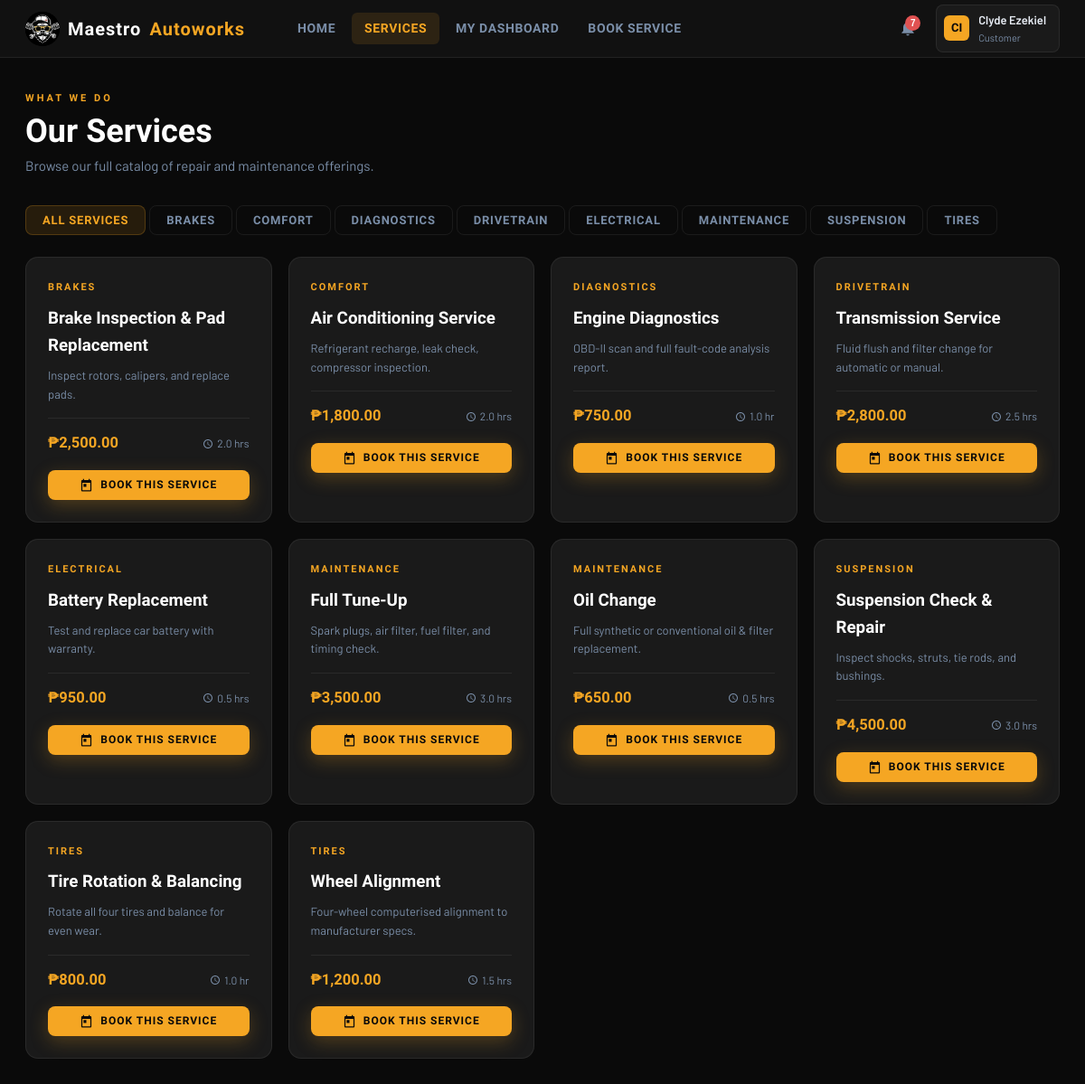
The app's page /services.php (signed in) with its own data.
### tables this page shows
CREATE TABLE `users` (
  `id` int(11) NOT NULL,
  `first_name` varchar(100) NOT NULL,
  `last_name` varchar(100) NOT NULL,
  `username` varchar(100) NOT NULL,
  `email` varchar(150) NOT NULL,
  `password` varchar(255) NOT NULL,
  `role` enum('customer','admin') NOT NULL DEFAULT 'customer',
  `phone` varchar(30) DEFAULT NULL,
  `created_at` timestamp NOT NULL DEFAULT current_timestamp()
);

CREATE TABLE `services` (
  `id` int(11) NOT NULL,
  `name` varchar(150) NOT NULL,
  `description` text DEFAULT NULL,
  `duration_hr` decimal(4,1) NOT NULL DEFAULT 1.0,
  `price` decimal(10,2) DEFAULT NULL,
  `category` varchar(80) DEFAULT NULL,
  `active` tinyint(1) NOT NULL DEFAULT 1
);

### services.php (the view, shortened to what this page needs)
<?php
require 'db.php';
require 'partials/header.php';
$services = $pdo->query(
    "SELECT * FROM services WHERE active = 1 ORDER BY category, name"
)->fetchAll();
$categories = array_unique(array_column($services, 'category'));
?>
<main class="page-shell">
    <div class="page-header">
        <div class="page-label">What We Do</div>
        <div class="page-title">Our Services</div>
        <div class="page-sub">Browse our full catalog of repair and maintenance offerings.</div>
    </div>
    <div class="tabs" id="catTabs">
        <button class="tab-btn active" data-filter="all">All Services</button>
        <?php foreach ($categories as $cat): ?>
            <button class="tab-btn" data-filter="<?= htmlspecialchars($cat) ?>">
                <?= htmlspecialchars($cat) ?>
            </button>
        <?php endforeach; ?>
    </div>
    <div class="services-grid" id="servicesGrid">
        <?php foreach ($services as $svc): ?>
        <div class="service-card" data-category="<?= htmlspecialchars($svc['category']) ?>">
            <div class="service-category"><?= htmlspecialchars($svc['category']) ?></div>
            <div class="service-name"><?= htmlspecialchars($svc['name']) ?></div>
            <div class="service-desc"><?= htmlspecialchars($svc['description']) ?></div>
            <div class="service-meta">
                <div class="service-price">₱<?= number_format($svc['price'],2) ?></div>
                <div class="service-dur">
                    <svg viewBox="0 0 24 24"><path d="M11.99 2C6.47 2 2 6.48 2 12s4.47 10 9.99 10C17.52 22 22 17.52 22 12S17.52 2 11.99 2zM12 20c-4.42 0-8-3.58-8-8s3.58-8 8-8 8 3.58 8 8-3.58 8-8 8zm.5-13H11v6l5.25 3.15.75-1.23-4.5-2.67V7z"/></svg>
                    <?= number_format($svc['duration_hr'],1) ?> hr<?= $svc['duration_hr'] != 1 ? 's' : '' ?>
                </div>
            </div>
            <div style="margin-top:16px;">
                <a href="book.php?service=<?= $svc['id'] ?>" class="btn btn-primary btn-sm" style="width:100%;justify-content:center;">
                    <svg viewBox="0 0 24 24"><path d="M19 3h-1V1h-2v2H8V1H6v2H5c-1.1 0-2 .9-2 2v16c0 1.1.9 2 2 2h14c1.1 0 2-.9 2-2V5c0-1.1-.9-2-2-2zm0 18H5V8h14v13zM7 10h5v5H7z"/></svg>
                    Book This Service
                </a>
            </div>
        </div>
        <?php endforeach; ?>
    </div>
</main>
<?php require 'partials/footer.php'; ?>

### partials/header.php (shortened to what this page needs)
<?php
$currentUser = $pdo->prepare("SELECT id, first_name, last_name, username, role FROM users WHERE id = ?");
$currentUser->execute([$_SESSION['user_id']]);
$me = $currentUser->fetch();
$unreadStmt = $pdo->prepare("SELECT COUNT(*) FROM notifications WHERE user_id = ? AND is_read = 0");
$unreadStmt->execute([$me['id']]);
$unreadCount = (int)$unreadStmt->fetchColumn();
$initials = strtoupper(substr($me['first_name'],0,1) . substr($me['last_name'],0,1));
$isAdmin  = ($me['role'] === 'admin');
$currentPage = basename($_SERVER['PHP_SELF'], '.php');
?>
<!DOCTYPE html>
<html lang="en">
<head>
    <link rel="stylesheet" href="app.css">
</head>
<body>
<div class="app-body">
<header class="topbar">
    <a href="<?= $isAdmin ? 'admin_dashboard.php' : 'dashboard.php' ?>" class="topbar-logo">
        <div class="logo-badge">
            <img src="logo.png" alt="Maestro Autoworks Logo">
        </div>
        Maestro<span style="color:var(--yellow)">Autoworks</span>
    </a>
    <nav class="topbar-nav">
        <a href="home.php"      class="<?= $currentPage==='home'      ?'active':'' ?>">Home</a>
        <a href="services.php"  class="<?= $currentPage==='services'  ?'active':'' ?>">Services</a>
        <?php if ($isAdmin): ?>
            <a href="admin_dashboard.php" class="<?= $currentPage==='admin_dashboard'?'active':'' ?>">Dashboard</a>
            <a href="admin_appointments.php" class="<?= $currentPage==='admin_appointments'?'active':'' ?>">Appointments</a>
            <a href="admin_reports.php"  class="<?= $currentPage==='admin_reports' ?'active':'' ?>">Reports</a>
            <a href="admin_pms.php"     class="<?= $currentPage==='admin_pms'     ?'active':'' ?>">Repair Tracker</a>
        <?php else: ?>
            <a href="dashboard.php"    class="<?= $currentPage==='dashboard'    ?'active':'' ?>">My Dashboard</a>
            <a href="book.php"         class="<?= $currentPage==='book'         ?'active':'' ?>">Book Service</a>
        <?php endif; ?>
    </nav>
    <div class="topbar-right">
        <div style="position:relative;">
            <button class="notif-btn" id="notifBtn" aria-label="Notifications">
                <?php if ($unreadCount > 0): ?>
                    <span class="notif-badge"><?= $unreadCount > 9 ? '9+' : $unreadCount ?></span>
                <?php endif; ?>
            </button>
        </div>
        <div style="position:relative;">
            <div class="user-chip" id="userChip">
                <div class="user-avatar"><?= $initials ?></div>
                <div>
                    <div class="user-name"><?= htmlspecialchars($me['first_name']) ?></div>
                    <div class="user-role"><?= ucfirst($me['role']) ?></div>
                </div>
            </div>
        </div>
    </div>
</header>

### records on screen
users: initials "CI", first_name "Clyde Ezekiel", role "Customer"
services: category "BRAKES", name "Brake Inspection & Pad Replacement", description "Inspect rotors, calipers, and replace pads.", price "2,500.00", duration_hr "2.0"
services: category "COMFORT", name "Air Conditioning Service", description "Refrigerant recharge, leak check, compressor inspection.", price "1,800.00", duration_hr "2.0"
services: category "DIAGNOSTICS", name "Engine Diagnostics", description "OBD-II scan and full fault-code analysis report.", price "750.00", duration_hr "1.0"
services: category "DRIVETRAIN", name "Transmission Service", description "Fluid flush and filter change for automatic or manual.", price "2,800.00", duration_hr "2.5"
services: category "ELECTRICAL", name "Battery Replacement", description "Test and replace car battery with warranty.", price "950.00", duration_hr "0.5"
services: category "MAINTENANCE", name "Full Tune-Up", description "Spark plugs, air filter, fuel filter, and timing check.", price "3,500.00", duration_hr "3.0"
services: category "MAINTENANCE", name "Oil Change", description "Full synthetic or conventional oil & filter replacement.", price "650.00", duration_hr "0.5", $svc['id'] 1 (drawn)
services: category "SUSPENSION", name "Suspension Check & Repair", description "Inspect shocks, struts, tie rods, and bushings.", price "4,500.00", duration_hr "3.0", $svc['id'] 10 (drawn)
services: category "TIRES", name "Tire Rotation & Balancing", description "Rotate all four tires and balance for even wear.", price "800.00", duration_hr "1.0"
services: category "TIRES", name "Wheel Alignment", description "Four-wheel computerised alignment to manufacturer specs.", price "1,200.00", duration_hr "1.5"

### other values on screen
$unreadCount "7"
$cat "BRAKES"
$cat "COMFORT"
$cat "DIAGNOSTICS"
$cat "DRIVETRAIN"
$cat "ELECTRICAL"
$cat "MAINTENANCE"
$cat "SUSPENSION"
$cat "TIRES"
